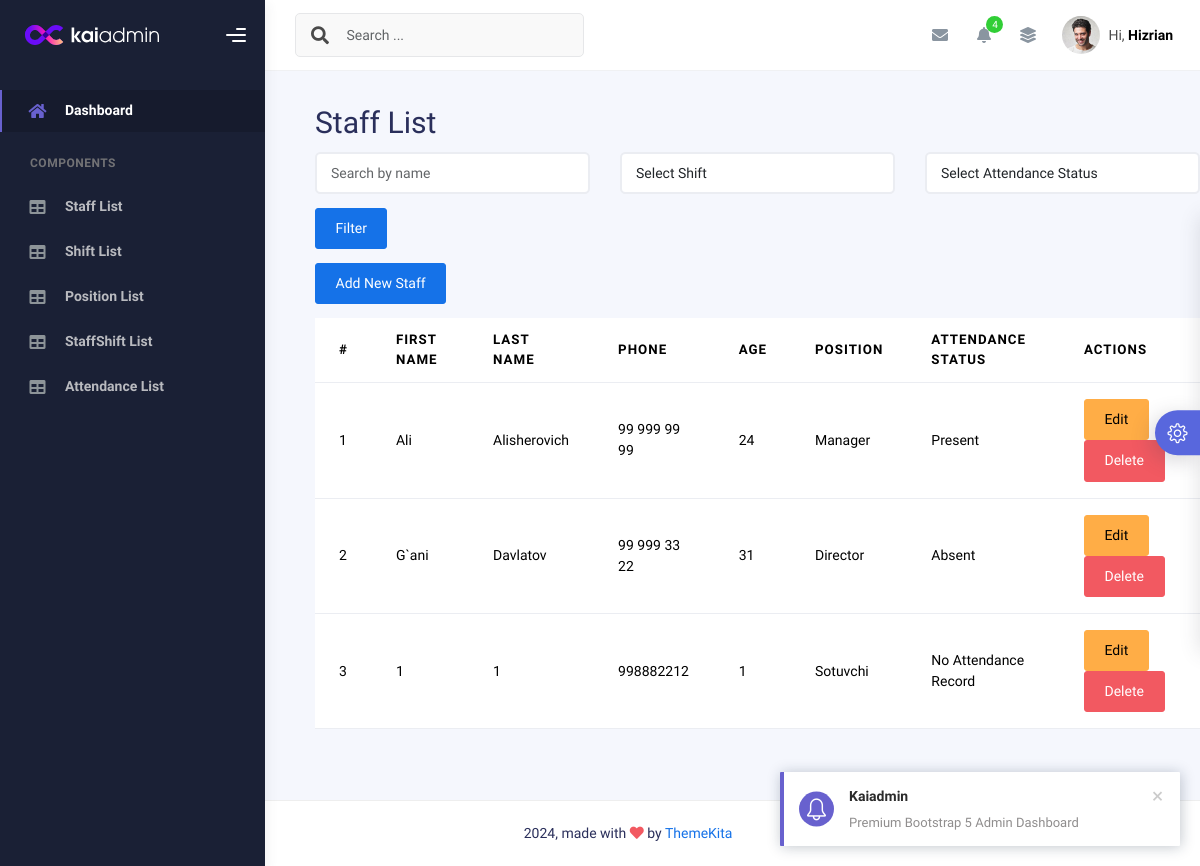
The app's page /, older data.
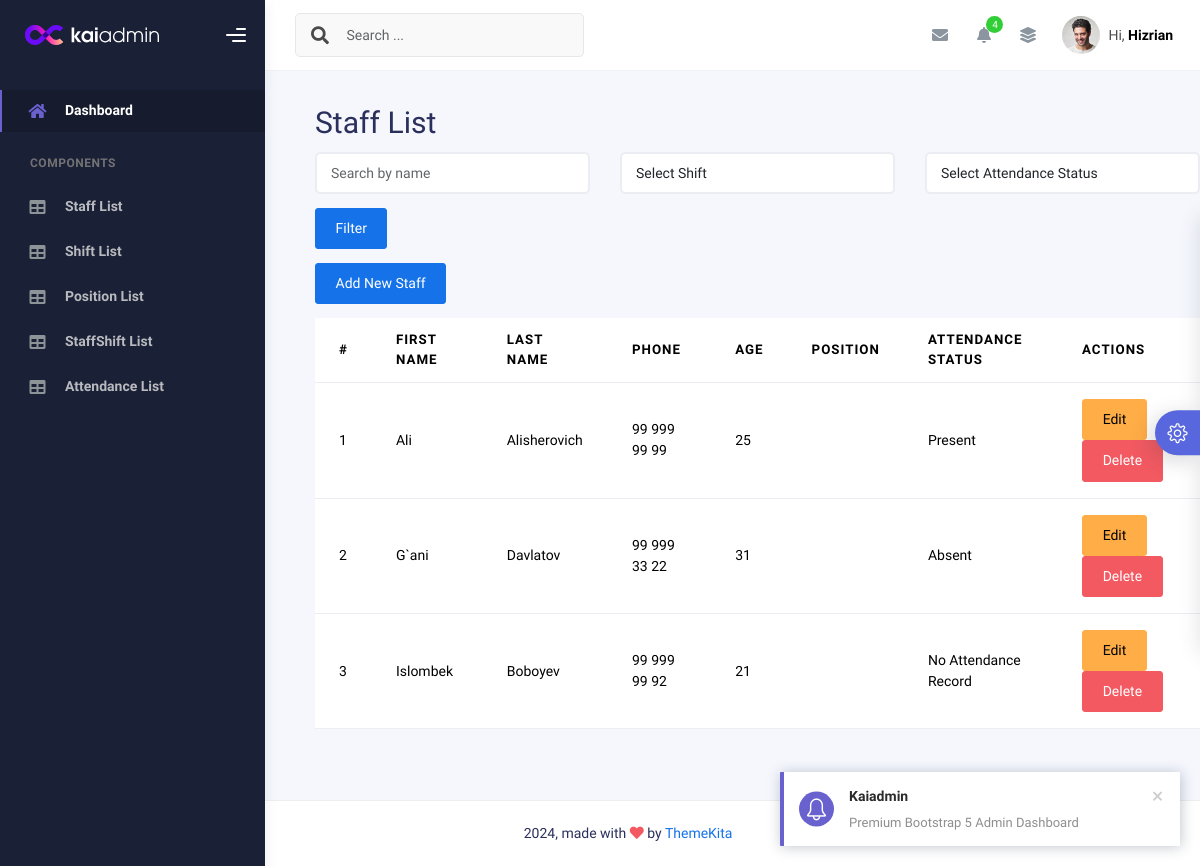
The same page, newer data.
### main/models.py (models this page shows, shortened)
class Staff(models.Model):
    first_name = models.CharField(max_length=255)
    last_name = models.CharField(max_length=255, blank=True)
    phone = models.CharField(max_length=15, unique=True,
    )
    age = models.IntegerField(blank=True, null=True)
    address = models.CharField(max_length=255, blank=True, null=True)

class Position(models.Model):
    name = models.CharField(max_length=255)
    staff = models.OneToOneField(Staff, on_delete=models.CASCADE, blank=True, null=True)

### main/views.py (the view)
# urls.py: path('', include('main.urls')),
def main(request):
    query = request.GET.get('q', '')
    shift_id = request.GET.get('shift', '')
    attendance_status = request.GET.get('status', '')
    staff_list = models.Staff.objects.all()
    if query:
        staff_list = staff_list.filter(
            Q(first_name__icontains=query) | Q(last_name__icontains=query)
        )
    if shift_id:
        staff_ids_with_shift = models.StaffShift.objects.filter(shift_id=shift_id).values_list('staff_id', flat=True)
        staff_list = staff_list.filter(id__in=staff_ids_with_shift)
    if attendance_status:
        staff_ids_with_attendance = models.StaffAttendance.objects.filter(status=attendance_status).values_list('staff_id', flat=True)
        staff_list = staff_list.filter(id__in=staff_ids_with_attendance)
    staff_attendance = models.StaffAttendance.objects.filter(staff__in=staff_list)
    attendance_list = []
    for staff in staff_list:
        status = staff_attendance.filter(staff=staff).values_list('status', flat=True).first()
        attendance_list.append({
            'staff': staff,
            'status': status or 'No Attendance Record'
        })
    context = {
        'staff_list': attendance_list,
        'shifts': models.Shift.objects.all(),
        'statuses': ['Present', 'Absent'],
    }
    return render(request, 'index.html', context)

### templates/index.html (shortened to what this page needs)
{% extends "base.html" %}
{% block content %}
<div style="margin-top: 100px; margin-left: 50px;">
    <h1>Staff List</h1>
    <form method="GET" action="{% url 'staff_list' %}" class="mb-3">
        <div class="row">
            <div class="col-md-4">
                <input type="text" name="q" class="form-control" placeholder="Search by name" value="{{ request.GET.q }}">
            </div>
            <div class="col-md-4">
                <select name="shift" class="form-control">
                    <option value="">Select Shift</option>
                </select>
            </div>
            <div class="col-md-4">
                <select name="status" class="form-control">
                    <option value="">Select Attendance Status</option>
                </select>
            </div>
        </div>
        <button class="btn btn-primary mt-3" type="submit">Filter</button>
    </form>
    <a href="{% url 'staff_create' %}" class="btn btn-primary mb-3">Add New Staff</a>
    <table class="table">
        <thead>
            <tr>
                <th>#</th>
                <th>First Name</th>
                <th>Last Name</th>
                <th>Phone</th>
                <th>Age</th>
                <th>Position</th>
                <th>Attendance Status</th>
                <th>Actions</th>
            </tr>
        </thead>
        <tbody>
            {% for item in staff_list %}
            <tr>
                <td>{{ forloop.counter }}</td>
                <td>{{ item.staff.first_name }}</td>
                <td>{{ item.staff.last_name }}</td>
                <td>{{ item.staff.phone }}</td>
                <td>{{ item.staff.age }}</td>
                <td>{{ item.staff.position.name }}</td>
                <td>{{ item.status }}</td>
                <td>
                    <a href="{% url 'staff_edit' item.staff.id %}" class="btn btn-warning">Edit</a>
                    <a href="{% url 'staff_delete' item.staff.id %}" class="btn btn-danger">Delete</a>
                </td>
            </tr>
            {% empty %}
            <tr>
                <td colspan="8">No staff found</td>
            </tr>
            {% endfor %}
        </tbody>
    </table>
</div>
{% endblock %}

Row changes from the older to the newer data that the page shows:
removed Staff: staff.first_name "1", staff.last_name "1", staff.phone "998882212", staff.age "1", staff.position.name "Sotuvchi", status "No Attendance Record"
changed Staff "Ali": staff.age "24" → "25"; staff.position.name "Manager" → (not shown)
shown differently, row unchanged: Staff "G`ani": staff.position.name "Director" → (not shown)
added Staff: staff.first_name "Islombek", staff.last_name "Boboyev", staff.phone "99 999 99 92", staff.age "21", status "No Attendance Record"
